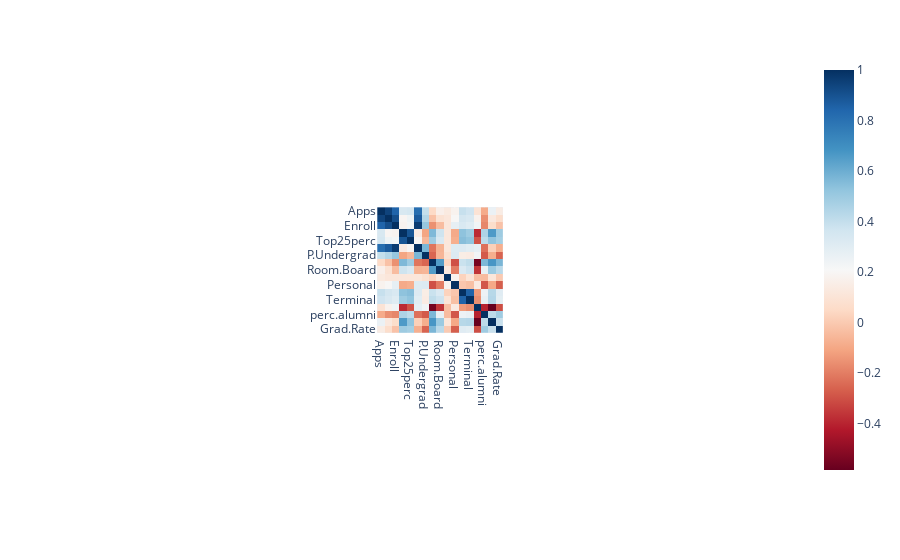

The code cell stored with this chart in its notebook:
### Markdown cell above
With this we can now compute the correlation heatmap.

### Code cell
px.imshow(college_data.corr(), color_continuous_scale="rdbu")

### Figure 1 — Plotly figure (JSON) as saved in the notebook; plotly's stock layout.template omitted (floating-point values rounded to 4 significant figures; data arrays with more than 128 entries replaced by an {"elided": "..."} marker saying what was removed)
{"data": [{"coloraxis": "coloraxis", "hovertemplate": "x: %{x}<br>y: %{y}<br>color: %{z}<extra></extra>", "type": "heatmap", "x": ["Apps", "Accept", "Enroll", "Top10perc", "Top25perc", "F.Undergrad", "P.Undergrad", "Outstate", "Room.Board", "Books", "Personal", "PhD", "Terminal", "S.F.Ratio", "perc.alumni", "Expend", "Grad.Rate"], "y": ["Apps", "Accept", "Enroll", "Top10perc", "Top25perc", "F.Undergrad", "P.Undergrad", "Outstate", "Room.Board", "Books", "Personal", "PhD", "Terminal", "S.F.Ratio", "perc.alumni", "Expend", "Grad.Rate"], "z": {"elided": "17x17 float values"}}], "layout": {"autosize": true, "coloraxis": {"colorscale": [[0, "rgb(103,0,31)"], [0.1, "rgb(178,24,43)"], [0.2, "rgb(214,96,77)"], [0.3, "rgb(244,165,130)"], [0.4, "rgb(253,219,199)"], [0.5, "rgb(247,247,247)"], [0.6, "rgb(209,229,240)"], [0.7, "rgb(146,197,222)"], [0.8, "rgb(67,147,195)"], [0.9, "rgb(33,102,172)"], [1, "rgb(5,48,97)"]]}, "margin": {"t": 60}, "xaxis": {"autorange": true, "constrain": "domain", "domain": [0.4127, 0.5873], "range": [-0.5, 16.5], "scaleanchor": "y", "type": "category"}, "yaxis": {"autorange": true, "constrain": "domain", "domain": [0, 1], "range": [16.5, -0.5], "type": "category"}}}
